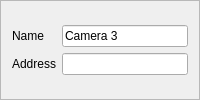
                      <widget class="QFrame" name="config_frame_digi_cam_config_camera_3">
                       <property name="sizePolicy">
                        <sizepolicy hsizetype="Expanding" vsizetype="Expanding">
                         <horstretch>0</horstretch>
                         <verstretch>0</verstretch>
                        </sizepolicy>
                       </property>
                       <property name="minimumSize">
                        <size>
                         <width>0</width>
                         <height>0</height>
                        </size>
                       </property>
                       <property name="maximumSize">
                        <size>
                         <width>16777215</width>
                         <height>16777215</height>
                        </size>
                       </property>
                       <property name="styleSheet">
                        <string notr="true">QFrame#config_frame_digi_cam_config_camera_3{
background-color: rgba(40,40,40,255);
border-radius: 20px;
width:250px;
}
</string>
                       </property>
                       <property name="frameShape">
                        <enum>QFrame::StyledPanel</enum>
                       </property>
                       <property name="frameShadow">
                        <enum>QFrame::Raised</enum>
                       </property>
                       <layout class="QVBoxLayout" name="verticalLayout_70">
                        <item>
                         <layout class="QGridLayout" name="gridLayout_32">
                          <item row="1" column="0">
                           <widget class="QLabel" name="config_label_digi_cam_config_address_camera_3">
                            <property name="sizePolicy">
                             <sizepolicy hsizetype="Fixed" vsizetype="Fixed">
                              <horstretch>0</horstretch>
                              <verstretch>0</verstretch>
                             </sizepolicy>
                            </property>
                            <property name="text">
                             <string>Address</string>
                            </property>
                            <property name="alignment">
                             <set>Qt::AlignCenter</set>
                            </property>
                            <property name="buddy">
                             <cstring>config_label_test_speed</cstring>
                            </property>
                           </widget>
                          </item>
                          <item row="0" column="1">
                           <widget class="QLineEdit" name="config_lineedit_digi_cam_config_name_camera_3">
                            <property name="text">
                             <string>Camera 3</string>
                            </property>
                           </widget>
                          </item>
                          <item row="1" column="1">
                           <widget class="QLineEdit" name="config_lineedit_digi_cam_config_address_camera_3">
                            <property name="text">
                             <string/>
                            </property>
                           </widget>
                          </item>
                          <item row="0" column="0">
                           <widget class="QLabel" name="config_label_digi_cam_config_name_camera_3">
                            <property name="sizePolicy">
                             <sizepolicy hsizetype="Fixed" vsizetype="Fixed">
                              <horstretch>0</horstretch>
                              <verstretch>0</verstretch>
                             </sizepolicy>
                            </property>
                            <property name="text">
                             <string>Name</string>
                            </property>
                            <property name="alignment">
                             <set>Qt::AlignCenter</set>
                            </property>
                            <property name="buddy">
                             <cstring>config_label_test_speed</cstring>
                            </property>
                           </widget>
                          </item>
                         </layout>
                        </item>
                       </layout>
                      </widget>
